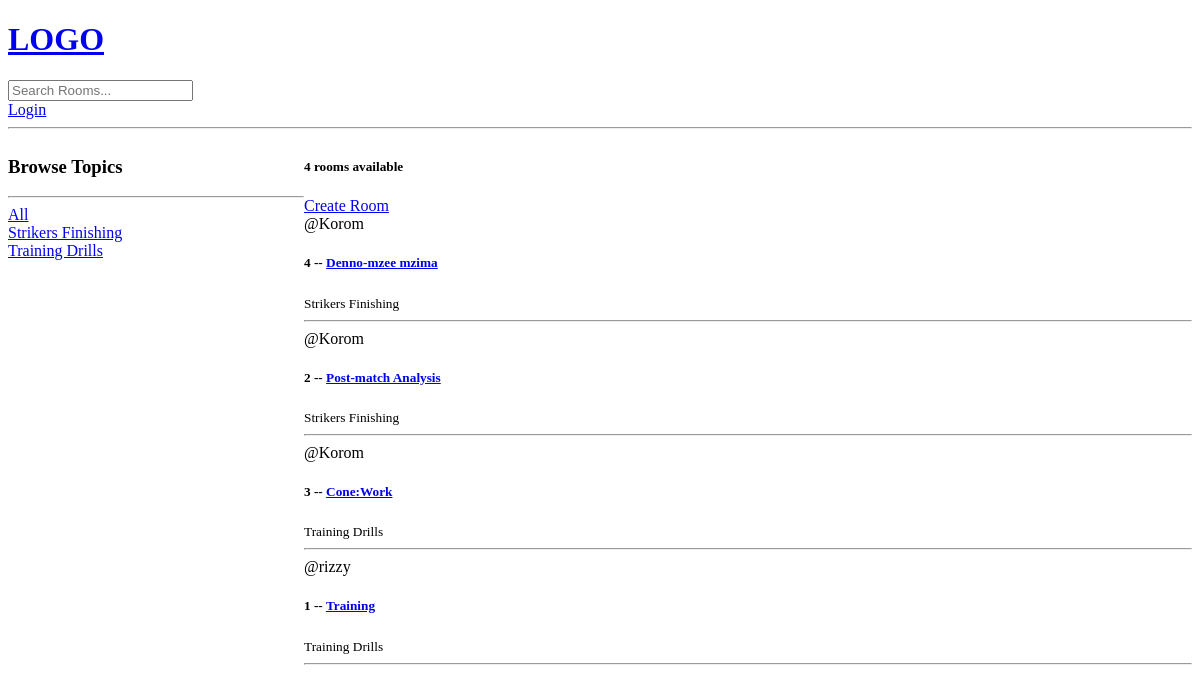
Before: / with the older database file.
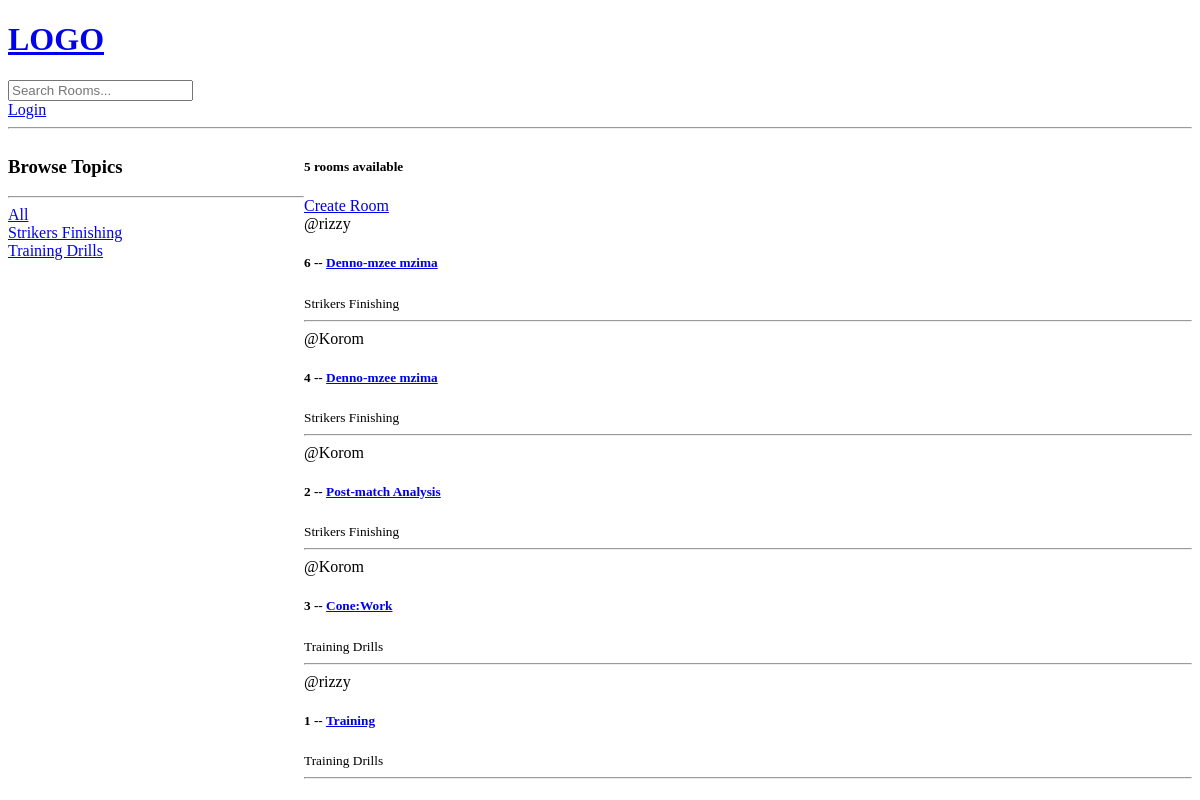
After: the same page with the newer database file.
### coachesroom/models.py (models this page shows, shortened)
class Topic(models.Model):
    name=models.CharField(max_length=200)

class Room(models.Model):
    host=models.ForeignKey(User, on_delete=models.SET_NULL,null=True)
    topic=models.ForeignKey(Topic, on_delete=models.SET_NULL,null=True)
    name=models.CharField(max_length=200)
    description=models.TextField(null=True,blank=True)
    updated= models.DateTimeField(auto_now=True)
    created=models.DateTimeField(auto_now_add=True)
    class Meta:
        ordering=['-updated', '-created']

### coachesroom/views.py (the view)
# urls.py: path('',views.home,name='Home'),
def home(request):
    q=request.GET.get('q') if request.GET.get('q') != None else ''
    rooms = Room.objects.filter(
        Q(topic__name__icontains=q)|
        Q(name__icontains=q)|
        Q(description__icontains=q)
        )
    topics=Topic.objects.all()
    room_count=rooms.count()
    context={'rooms':rooms,'topics':topics,'room_count':room_count}
    return render(request,'coachesroom/homepage.html',context)

### coachesroom/templates/coachesroom/homepage.html (shortened to what this page needs)
{% include 'main.html'%}
{% block content%}
<div class="home-container">
    <div>
        <h3>Browse Topics</h3>
        <hr>
        <div>
            <a href="{% url 'Home' %}">All</a>
        </div>
        {% for topic in topics%}
        <div>
            <a href="{% url 'Home' %}?q={{topic.name}}">{{topic.name}}</a>
        </div>
        {% endfor %}
    </div>
    <div>
        <h5> {{room_count}} rooms available</h5>
        <a a href="{% url 'create-room'%}">Create Room </a>
    <div>
        {% for room in rooms %}
        <div>
            <span>@{{room.host.username}}</span>
            <h5>
                {{room.id}} -- <a href = "{% url 'Room' room.id%}">{{room.name}}</a>
            </h5>
            <small>{{room.topic.name}}</small>
            <hr>
        </div>
        {% endfor %}
    </div>
    </div>
</div>
{% endblock content%}

Changed rows visible on the page:
added Room: host.username "rizzy", id "6", name "Denno-mzee mzima", topic.name "Strikers Finishing"
Other visible differences:
{{ room_count }}: "4" → "5"
